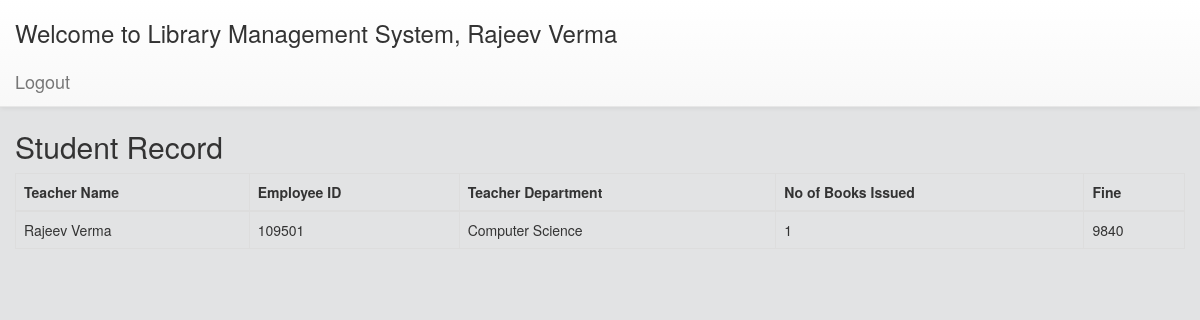
The page /tInfo (signed in) on the database its author committed.
### libm/models.py (models this page shows)
class TeacherInfo(models.Model, dict):
    t_name = models.CharField(max_length=100,default=None)
    eid = models.IntegerField(default=None)
    teacher_department = models.CharField(max_length=100,default=None)
    no_of_books_issued = models.IntegerField(default=None)
    fine = models.IntegerField(default=None)

### libm/views.py (the view)
# urls.py: url(r'^tInfo', TInfo, name="Tinfo"),
def TInfo(request):
    try:
       tuser = request.session["tuser"]
       if tuser:
          tinfo = TeacherInfo.objects.filter(eid=tuser)
          tname = ""
          for i in tinfo:
             t_name = i.t_name
          updateFine = TeacherInfo.objects.filter(eid=tuser)
          for fi in updateFine:
             fine_charged = calculate_fine(fi.eid)
             fi.update(fine=fine_charged)
          return render(request, 'tinfo.html', {'tinfo':updateFine, 'tuser':tuser, 't_name':t_name})
       else:
           return redirect("/tlogin")
    except KeyError:
           return redirect("/tlogin")

### libm/views.py (called while the page is built)
def calculate_fine(uni_roll):
     issuedBooks = IssuedBook.objects.filter(roll_no=uni_roll)
     fromd = date.today()
     for i in issuedBooks:
         fromd = i.lendPeriod_from
     fine = date.today() - fromd
     import re
     diff =  re.match('\d+', fine.__str__())
     diff = int(diff.group()) - 7
     if diff > 0:
        fine_charged = diff * 10;
     else:
        fine_charged = 0;
     return fine_charged

### libm/templates/tinfo.html (shortened to what this page needs)
<!DOCTYPE html>
<html>
    <head>
    {% include 'bootstrap.html' %}
    <link rel="stylesheet" href="../static/libm/css/style.css">
  </head>
  <body>
     <nav id="menu" style="background-color:white;" class="navbar navbar-default navbar-fixed-top">
     <div class="container-fluid">
       <div class="navbar-header">
         {% if tuser %}
           <h3>Welcome to Library Management System, {{t_name}} </h3>
           <a href="/logout" class="navbar-brand">Logout</a>
         {%endif%}
        </div>
        </div>
      </nav>
    <div class="container" >
     <div class="row">
       <h2>Student Record</h2>
        <table class="table table-bordered">
          <thead>
            <tr>
              <th>Teacher Name</th>
              <th>Employee ID</th>
              <th>Teacher Department</th>
              <th>No of Books Issued</th>
              <th>Fine</th>
            </tr>
          </thead>
          <tbody>
            {% for e in tinfo %}
             <tr>
              <td>{{e.t_name}}</td>
              <td>{{e.eid}}</td>
              <td>{{e.teacher_department}}</td>
              <td>{{e.no_of_books_issued}}</td>
              <td>{{e.fine}}</td>
             </tr>
            {% endfor %}
          </tbody>
        </table>
     </div>
    </div>
   </body>
 </html>

### libm/static/libm/css/style.css (style rules this page uses)
body { background-color:#e2e3e4; padding-top: 110px; }

### rows shown on the page
TeacherInfo: t_name "Rajeev Verma", eid "109501", teacher_department "Computer Science", no_of_books_issued "1", fine "9840"
